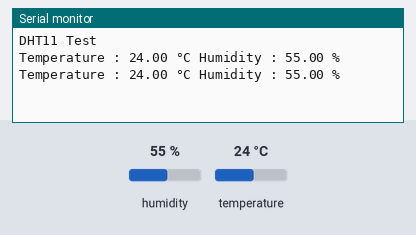
Recording of a sketch running on a simulated Arduino Uno, built with avr-gcc and run on an emulated ATmega328P. Parts: the last lines printed to the serial monitor. The test bench sets the inputs (shaded band); at power-on: humidity 55 %, temperature 24 °C.

Above: at 2.8 s.
2.9 s: humidity set to 22 %
At 5.3 s:
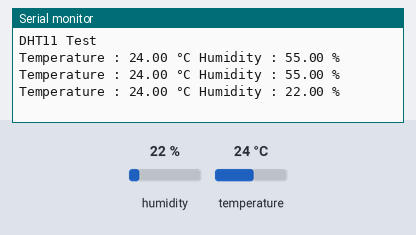
5.6 s: temperature set to 12 °C
At 6.7 s:
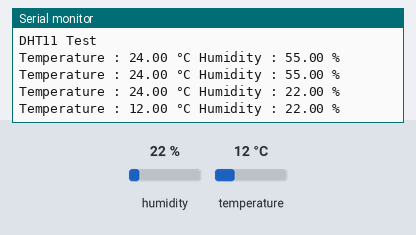
8.3 s: humidity set to 40 %
At 11.5 s:
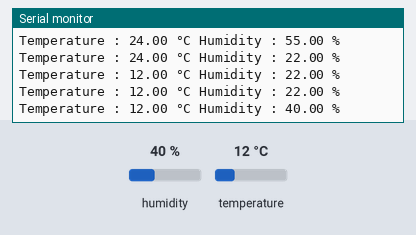
Timing chart, 0 to 13.0 s (numbered marks = the images above; inputs shaded):
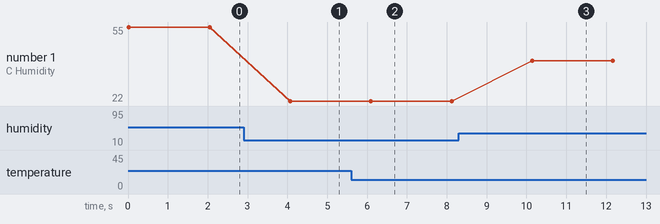

Measured:
- after the input at 2.9 s, the serial monitor: prints a new line after 1.2 s (image 1)
- after the input at 5.6 s, the serial monitor: prints a new line after 0.50 s (image 2)
- after the input at 8.3 s, the serial monitor: prints a new line after 1.8 s (image 3)
- plotted number 1: 55 → 22 after the input at 2.9 s, 22 → 40 after the input at 8.3 s

The sketch:

Thermo_moist.ino
```cpp
#include <DHT.h>
#define DHTPIN 2         // DATA 핀
#define DHTTYPE DHT11    // DHT11 사용

DHT dht(DHTPIN, DHTTYPE);

void setup() {
  Serial.begin(9600);
  dht.begin();
  Serial.println("DHT11 Test");
}

void loop() {
  float humidity = dht.readHumidity();
  float temperature = dht.readTemperature();
  if (isnan(humidity) || isnan(temperature)) {
    Serial.println("센서 읽기 실패!");
    delay(2000);
    return;
  }
  Serial.print("Temperature : ");
  Serial.print(temperature);
  Serial.print(" °C");
  Serial.print(" Humidity : ");
  Serial.print(humidity);
  Serial.println(" %");
  delay(2000);
}
```
